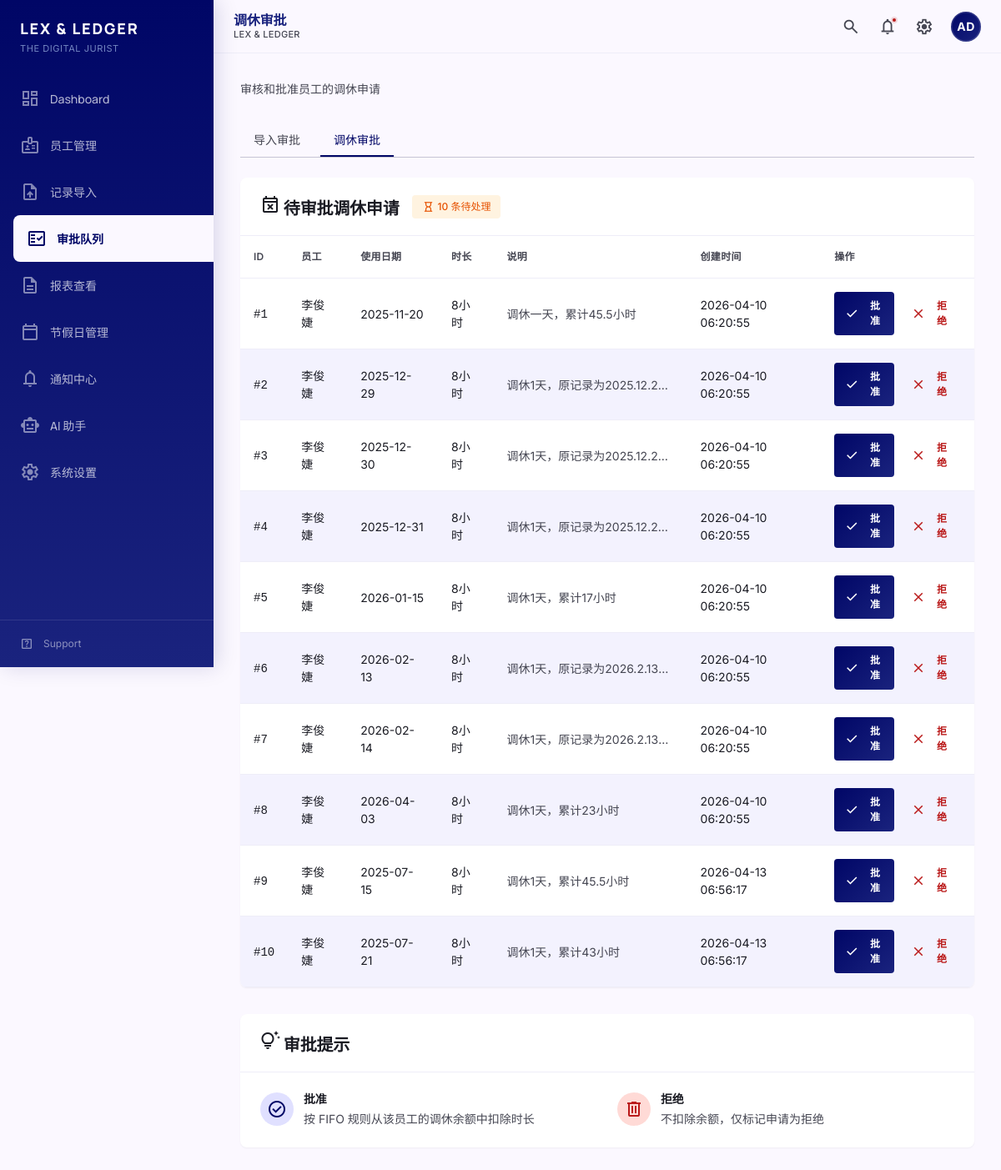
/review/comp-off/, run on the app's committed database.
### tables this page shows
CREATE TABLE comp_off_usage_records (
            id INTEGER PRIMARY KEY AUTOINCREMENT,
            employee_id TEXT NOT NULL,
            balance_id INTEGER,
            used_minutes INTEGER NOT NULL DEFAULT 0 CHECK(used_minutes >= 0),
            usage_date DATE NOT NULL,
            leave_record_id INTEGER,
            duration_hours INTEGER NOT NULL CHECK(duration_hours >= 0),
            duration_minutes INTEGER NOT NULL
                CHECK(duration_minutes >= 0 AND duration_minutes < 60),
            total_minutes INTEGER NOT NULL CHECK(total_minutes > 0),
            description TEXT,
            source_import_id INTEGER,
            status TEXT DEFAULT 'pending' CHECK(status IN ('pending', 'approved', 'rejected')),
            created_at TIMESTAMP DEFAULT CURRENT_TIMESTAMP,
            FOREIGN KEY (employee_id) REFERENCES employees(employee_id),
            FOREIGN KEY (balance_id) REFERENCES comp_off_balances(id),
            FOREIGN KEY (leave_record_id) REFERENCES leave_records(id)
        );

CREATE TABLE employees (
            id INTEGER PRIMARY KEY AUTOINCREMENT,
            employee_id TEXT NOT NULL UNIQUE,
            name TEXT NOT NULL,
            department TEXT,
            is_active INTEGER DEFAULT 1,
            created_at TIMESTAMP DEFAULT CURRENT_TIMESTAMP,
            updated_at TIMESTAMP DEFAULT CURRENT_TIMESTAMP
        );

### src/web/routes/review.py (the view)
@bp.route('/comp-off/')
def comp_off_review_queue():
    conn = get_db()
    cursor = conn.cursor()
    pending_requests = []
    try:
        cursor.execute("""
            SELECT
                c.id,
                c.employee_id,
                e.name as employee_name,
                c.usage_date,
                c.duration_hours,
                c.duration_minutes,
                c.total_minutes,
                c.description,
                c.status,
                c.created_at
            FROM comp_off_usage_records c
            JOIN employees e ON c.employee_id = e.employee_id
            WHERE c.status = 'pending'
            ORDER BY c.created_at
        """)
        pending_requests = [dict(row) for row in cursor.fetchall()]
    except sqlite3.Error:
        pass
    finally:
        conn.close()
    return render_template('review_comp_off.html', pending_requests=pending_requests)

### src/web/templates/review_comp_off.html (shortened to what this page needs)
{% extends "base.html" %}
{% block page_title %}调休审批{% endblock %}
{% block content %}
<div class="page-container">
    <div class="mb-8">
        <p class="text-on-surface-variant text-body-md">审核和批准员工的调休申请</p>
    </div>
    <div class="flex gap-2 mb-6 border-b border-outline-variant pb-0">
        <a href="{{ url_for('review.review_queue') }}"
           class="px-4 py-2 text-body-md font-medium text-on-surface-variant hover:text-primary transition-colors">
            导入审批
        </a>
        <a href="{{ url_for('review.comp_off_review_queue') }}"
           class="px-4 py-2 text-body-md font-medium text-primary border-b-2 border-primary">
            调休审批
        </a>
    </div>
    <div class="content-card">
        <div class="content-card-header">
            <div class="flex items-center gap-4">
                <h5 class="content-card-title">
                    <span class="material-symbols-outlined inline-icon">event_busy</span>
                    待审批调休申请
                </h5>
                {% if pending_requests %}
                <span class="chip chip-warning">
                    <span class="material-symbols-outlined text-sm">hourglass_empty</span>
                    {{ pending_requests|length }} 条待处理
                </span>
                {% endif %}
            </div>
        </div>
        <div class="content-card-body p-0">
            {% if pending_requests %}
            <div class="data-table-wrapper">
                <table class="data-table">
                    <thead>
                        <tr>
                            <th>ID</th>
                            <th>员工</th>
                            <th>使用日期</th>
                            <th>时长</th>
                            <th>说明</th>
                            <th>创建时间</th>
                            <th class="text-right">操作</th>
                        </tr>
                    </thead>
                    <tbody>
                        {% for req in pending_requests %}
                        <tr>
                            <td><code class="font-mono text-label-md">#{{ req.id }}</code></td>
                            <td>
                                <span class="font-medium text-body-sm">{{ req.employee_name or req.employee_id }}</span>
                            </td>
                            <td class="text-body-sm">{{ req.usage_date }}</td>
                            <td class="text-body-sm">
                                {{ req.duration_hours }}小时
                            </td>
                            <td>
                                <span class="text-on-surface-variant text-body-sm truncate" style="max-width: 200px; display: block;" title="{{ req.description or '' }}">
                                    {{ req.description or '-' }}
                                </span>
                            </td>
                            <td class="text-on-surface-variant text-body-sm">{{ req.created_at }}</td>
                            <td class="text-right">
                                <div class="flex items-center justify-end gap-2">
                                    <form action="{{ url_for('review.comp_off_approve', request_id=req.id) }}" method="POST" class="inline">
                                        <button type="submit" class="btn btn-primary btn-sm">
                                            <span class="material-symbols-outlined icon-sm">check</span>
                                            批准
                                        </button>
                                    </form>
                                    <form action="{{ url_for('review.comp_off_reject', request_id=req.id) }}" method="POST" class="inline">
                                        <button type="submit" class="btn btn-ghost btn-sm text-error hover:bg-error-container">
                                            <span class="material-symbols-outlined icon-sm">close</span>
                                            拒绝
                                        </button>
                                    </form>
                                </div>
                            </td>
                        </tr>
                        {% endfor %}
                    </tbody>
                </table>
            </div>
            {% else %}
            <div class="empty-state py-16">
                <span class="material-symbols-outlined empty-state-icon">inbox</span>
                <h3 class="empty-state-title">暂无待审批调休申请</h3>
                <p class="empty-state-description">所有调休申请已处理完毕</p>
            </div>
            {% endif %}
        </div>
    </div>
    {% if pending_requests %}
    <div class="content-card mt-8">
        <div class="content-card-header">
            <h5 class="content-card-title">
                <span class="material-symbols-outlined inline-icon">tips_and_updates</span>
                审批提示
            </h5>
        </div>
        <div class="content-card-body">
            <div class="grid grid-cols-1 md:grid-cols-2 gap-6">
                <div class="flex items-start gap-3">
                    <div class="w-10 h-10 rounded-full bg-primary-fixed flex items-center justify-center flex-shrink-0">
                        <span class="material-symbols-outlined text-primary">check_circle</span>
                    </div>
                    <div>
                        <h6 class="font-semibold text-on-surface">批准</h6>
                        <p class="text-body-sm text-on-surface-variant mt-1">按 FIFO 规则从该员工的调休余额中扣除时长</p>
                    </div>
                </div>
                <div class="flex items-start gap-3">
                    <div class="w-10 h-10 rounded-full bg-error-container flex items-center justify-center flex-shrink-0">
                        <span class="material-symbols-outlined text-error">delete</span>
                    </div>
                    <div>
                        <h6 class="font-semibold text-on-surface">拒绝</h6>
                        <p class="text-body-sm text-on-surface-variant mt-1">不扣除余额，仅标记申请为拒绝</p>
                    </div>
                </div>
            </div>
        </div>
    </div>
    {% endif %}
</div>
{% endblock %}

### src/web/templates/base.html (shortened to what this page needs)
<!DOCTYPE html>
<html lang="zh-CN" data-theme="light">
<head>
    <script src="https://cdn.tailwindcss.com"></script>
    <link rel="stylesheet" href="{{ url_for('static', filename='css/tokens.css') }}">
    <link rel="stylesheet" href="{{ url_for('static', filename='css/base.css') }}">
    <link rel="stylesheet" href="{{ url_for('static', filename='css/components.css') }}">
    <link rel="stylesheet" href="{{ url_for('static', filename='css/interactions.css') }}">
    <link rel="stylesheet" href="{{ url_for('static', filename='css/responsive.css') }}">
</head>
<body class="bg-surface text-on-surface font-body page-transition">
    <aside class="sidebar" id="sidebar">
        <div class="sidebar-brand">
            <h1>Lex &amp; Ledger</h1>
            <p>The Digital Jurist</p>
        </div>
        <nav class="sidebar-nav">
            <a href="{{ url_for('dashboard.index') }}"
               class="sidebar-nav-item {% if request.endpoint == 'dashboard.index' %}active{% endif %}">
                <span class="material-symbols-outlined">dashboard</span>
                <span>Dashboard</span>
            </a>
            <a href="{{ url_for('employees.list_employees') }}"
               class="sidebar-nav-item {% if request.endpoint and request.endpoint.startswith('employees') %}active{% endif %}">
                <span class="material-symbols-outlined">badge</span>
                <span>员工管理</span>
            </a>
            <a href="{{ url_for('records.import_records') }}"
               class="sidebar-nav-item {% if request.endpoint and request.endpoint.startswith('records') %}active{% endif %}">
                <span class="material-symbols-outlined">upload_file</span>
                <span>记录导入</span>
            </a>
            <a href="{{ url_for('review.review_queue') }}"
               class="sidebar-nav-item {% if request.endpoint and request.endpoint.startswith('review') %}active{% endif %}">
                <span class="material-symbols-outlined">fact_check</span>
                <span>审批队列</span>
            </a>
            <a href="{{ url_for('reports.reports_index') }}"
               class="sidebar-nav-item {% if request.endpoint and request.endpoint.startswith('reports') %}active{% endif %}">
                <span class="material-symbols-outlined">description</span>
                <span>报表查看</span>
            </a>
            <a href="{{ url_for('holidays.list_holidays') }}"
               class="sidebar-nav-item {% if request.endpoint and request.endpoint.startswith('holidays') %}active{% endif %}">
                <span class="material-symbols-outlined">calendar_today</span>
                <span>节假日管理</span>
            </a>
            <a href="{{ url_for('notifications.notification_center') }}"
               class="sidebar-nav-item {% if request.endpoint and request.endpoint.startswith('notifications') %}active{% endif %}">
                <span class="material-symbols-outlined">notifications</span>
                <span>通知中心</span>
            </a>
            <a href="{{ url_for('assistant.index') }}"
               class="sidebar-nav-item {% if request.endpoint and request.endpoint.startswith('assistant') %}active{% endif %}">
                <span class="material-symbols-outlined">smart_toy</span>
                <span>AI 助手</span>
            </a>
            <a href="{{ url_for('settings.settings_index') }}"
               class="sidebar-nav-item {% if request.endpoint and request.endpoint.startswith('settings') %}active{% endif %}">
                <span class="material-symbols-outlined">settings</span>
                <span>系统设置</span>
            </a>
        </nav>
        <div class="sidebar-footer">
            <div class="flex items-center gap-3 text-white/50 text-xs">
                <span class="material-symbols-outlined text-base">help_center</span>
                <span>Support</span>
            </div>
        </div>
    </aside>
    <main class="main-content" id="main-content">
        <header class="top-app-bar">
            <div class="top-app-bar-leading">
                <div class="top-app-bar-title-group">
                    <h1 class="top-app-bar-title">{% block page_title %}Dashboard{% endblock %}</h1>
                    <span class="top-app-bar-subtitle">Lex & Ledger</span>
                </div>
            </div>
            <div class="top-app-bar-actions">
                <button type="button" class="top-app-bar-btn" aria-label="搜索" title="搜索">
                    <span class="material-symbols-outlined">search</span>
                </button>
                <a href="{{ url_for('notifications.notification_center') }}" class="top-app-bar-btn relative" aria-label="通知" title="通知">
                    <span class="material-symbols-outlined">notifications</span>
                    <span class="notification-badge" aria-hidden="true"></span>
                </a>
                <a href="{{ url_for('settings.settings_index') }}" class="top-app-bar-btn" aria-label="设置" title="设置">
                    <span class="material-symbols-outlined">settings</span>
                </a>
                <div class="user-avatar" title="管理员">
                    <span>AD</span>
                </div>
            </div>
        </header>
        <div class="flex-1">
            {% block content %}{% endblock %}
        </div>
    </main>
    {% from "components/toast.html" import toast_container with context %}
</body>
</html>

### data on the page
comp_off_usage_records: id "1", name "李俊婕", usage_date "2025-11-20", duration_hours "8", description "调休一天，累计45.5小时", created_at "2026-04-10 06:20:55"
comp_off_usage_records: id "2", name "李俊婕", usage_date "2025-12-29", duration_hours "8", description "调休1天，原记录为2025.12.2…", created_at "2026-04-10 06:20:55"
comp_off_usage_records: id "3", name "李俊婕", usage_date "2025-12-30", duration_hours "8", description "调休1天，原记录为2025.12.2…", created_at "2026-04-10 06:20:55"
comp_off_usage_records: id "4", name "李俊婕", usage_date "2025-12-31", duration_hours "8", description "调休1天，原记录为2025.12.2…", created_at "2026-04-10 06:20:55"
comp_off_usage_records: id "5", name "李俊婕", usage_date "2026-01-15", duration_hours "8", description "调休1天，累计17小时", created_at "2026-04-10 06:20:55"
comp_off_usage_records: id "6", name "李俊婕", usage_date "2026-02-13", duration_hours "8", description "调休1天，原记录为2026.2.13…", created_at "2026-04-10 06:20:55"
comp_off_usage_records: id "7", name "李俊婕", usage_date "2026-02-14", duration_hours "8", description "调休1天，原记录为2026.2.13…", created_at "2026-04-10 06:20:55"
comp_off_usage_records: id "8", name "李俊婕", usage_date "2026-04-03", duration_hours "8", description "调休1天，累计23小时", created_at "2026-04-10 06:20:55"
comp_off_usage_records: id "9", name "李俊婕", usage_date "2025-07-15", duration_hours "8", description "调休1天，累计45.5小时", created_at "2026-04-13 06:56:17"
comp_off_usage_records: id "10", name "李俊婕", usage_date "2025-07-21", duration_hours "8", description "调休1天，累计43小时", created_at "2026-04-13 06:56:17"

### other printed values
{{ pending_requests|length }} "10"
